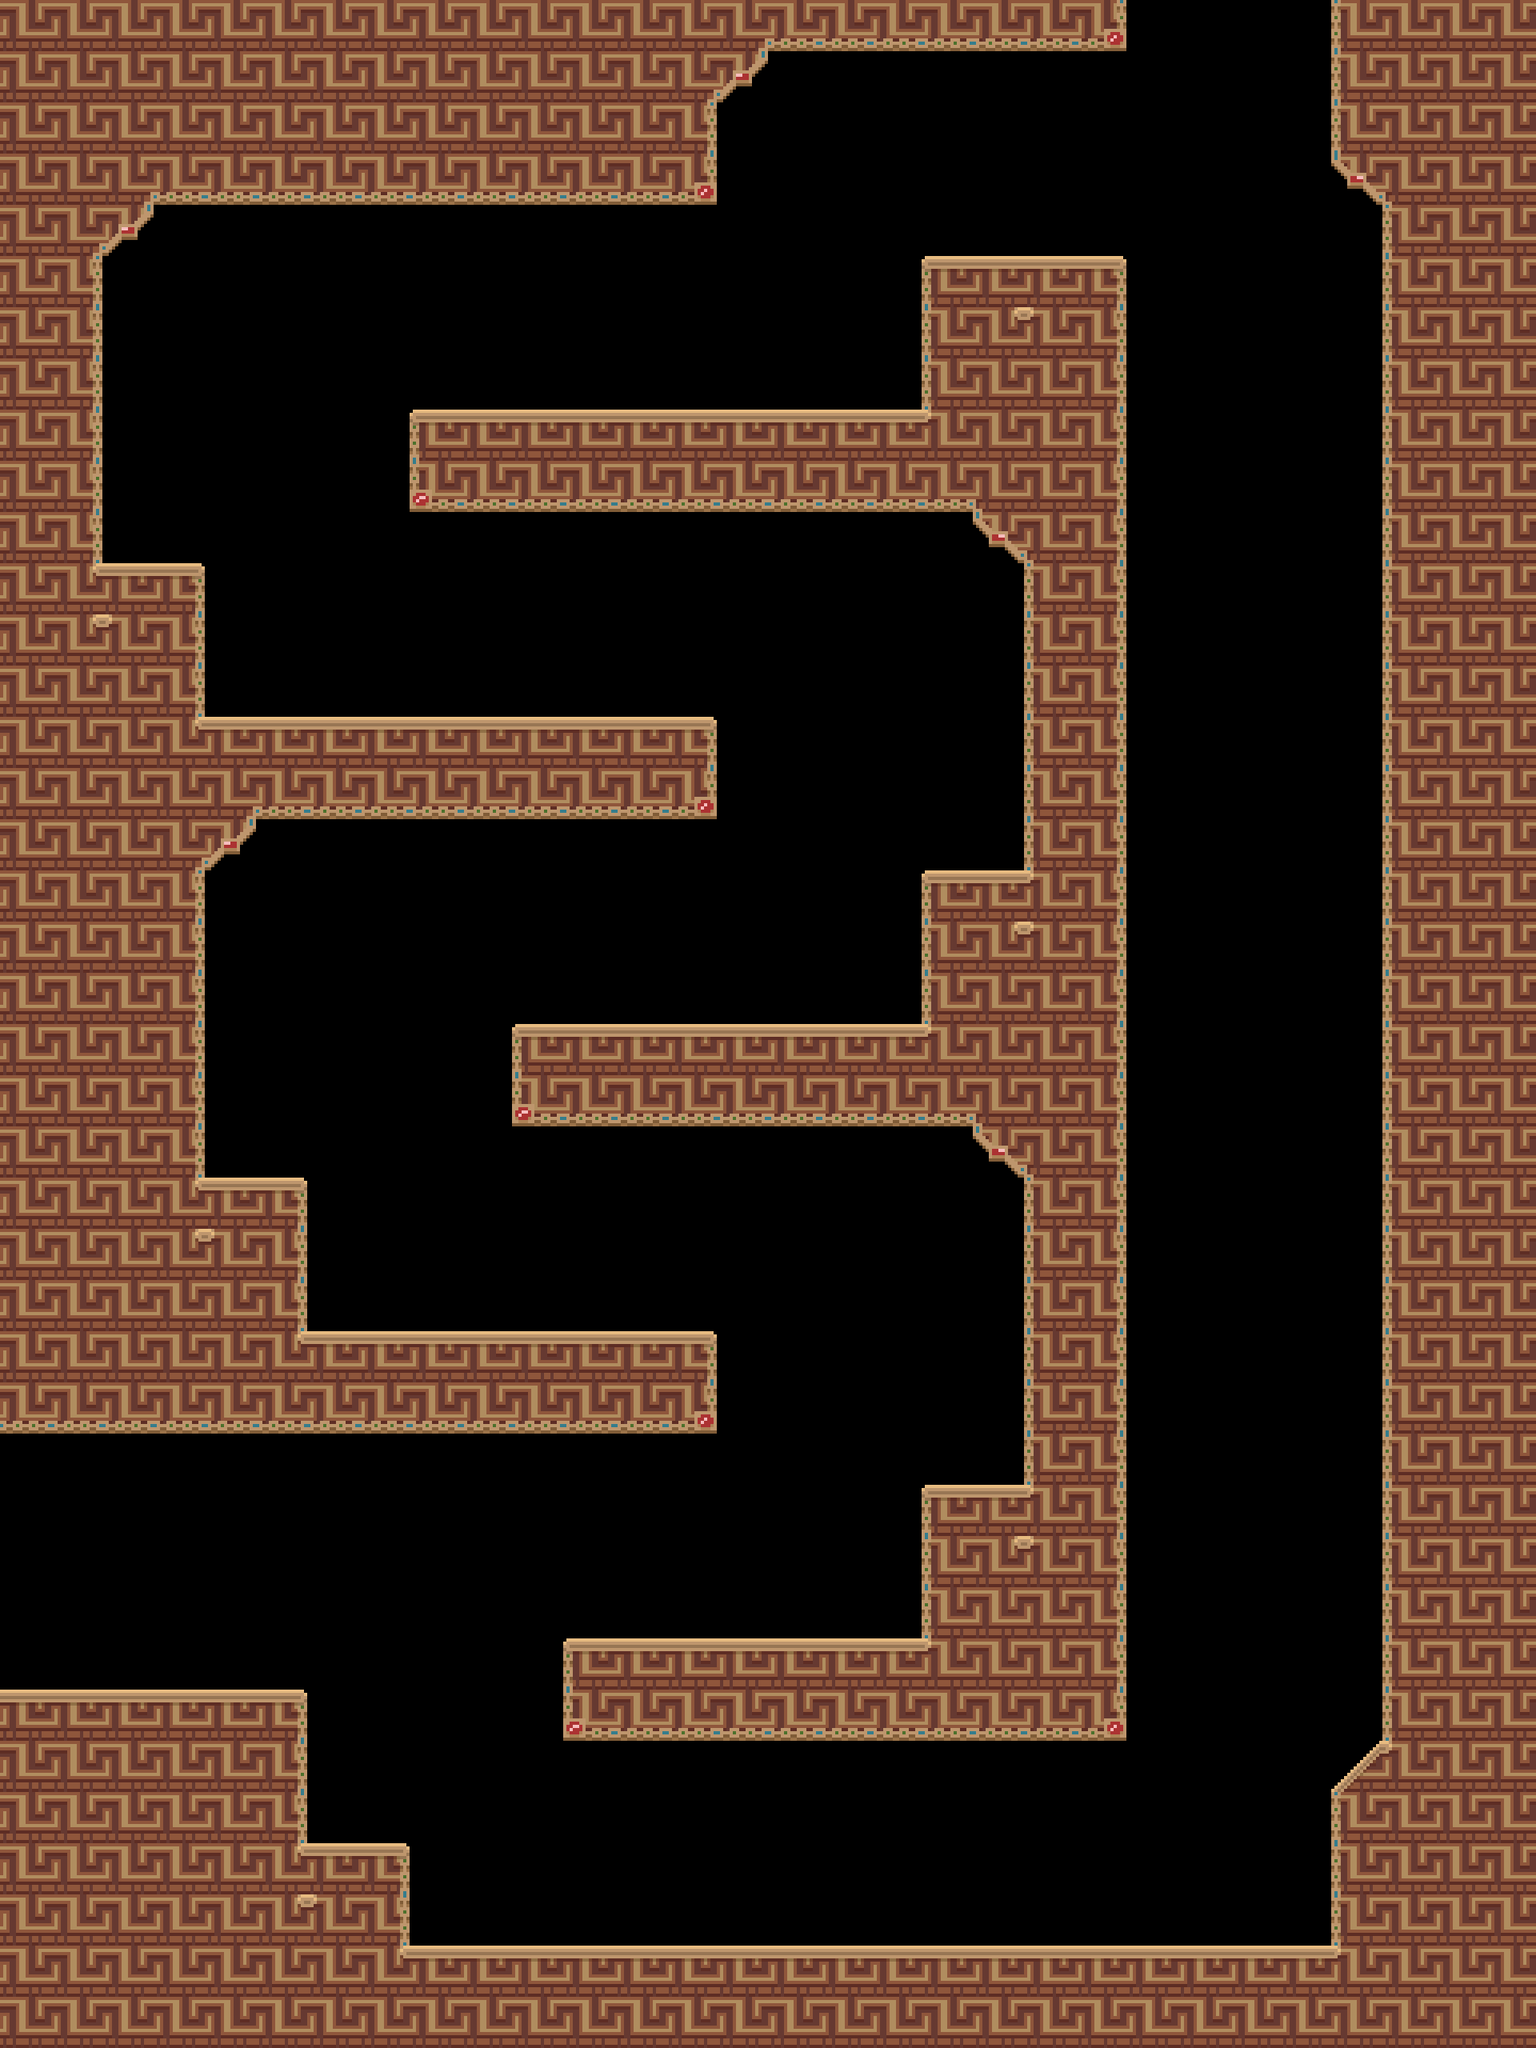

This game map was drawn from its Tiled (.tmx) file and the tilesets committed beside it. A one-line description and the full map source follow:
An orthogonal 30x40 tile map with 64x64 px tiles, 1 tile layer (tiles) and 5 objects (W, N).

<map version="1.4" tiledversion="1.4.3" orientation="orthogonal" renderorder="right-down" width="30" height="40" tilewidth="64" tileheight="64" infinite="0" nextlayerid="5" nextobjectid="8">
 <tileset firstgid="1" source="../tileset2.tsx" />
 <layer id="1" name="tiles" width="30" height="40">
  <data encoding="csv">
11,11,11,11,11,11,11,11,11,11,11,11,11,11,5,20,20,20,20,20,20,21,0,0,0,0,10,11,11,11,
11,11,11,11,11,11,11,11,11,11,11,11,11,5,18,0,0,0,0,0,0,0,0,0,0,0,10,11,11,11,
11,11,11,11,11,11,11,11,11,11,11,11,11,12,0,0,0,0,0,0,0,0,0,0,0,0,10,11,11,11,
11,11,5,20,20,20,20,20,20,20,20,20,20,21,0,0,0,0,0,0,0,0,0,0,0,0,36,6,11,11,
11,5,18,0,0,0,0,0,0,0,0,0,0,0,0,0,0,0,0,0,0,0,0,0,0,0,0,10,11,11,
11,12,0,0,0,0,0,0,0,0,0,0,0,0,0,0,0,0,1,2,2,3,0,0,0,0,0,10,11,11,
11,12,0,0,0,0,0,0,0,0,0,0,0,0,0,0,0,0,10,14,15,12,0,0,0,0,0,10,11,11,
11,12,0,0,0,0,0,0,0,0,0,0,0,0,0,0,0,0,10,11,11,12,0,0,0,0,0,10,11,11,
11,12,0,0,0,0,0,0,1,2,2,2,2,2,2,2,2,2,15,11,11,12,0,0,0,0,0,10,11,11,
11,12,0,0,0,0,0,0,19,20,20,20,20,20,20,20,20,20,20,6,11,12,0,0,0,0,0,10,11,11,
11,12,0,0,0,0,0,0,0,0,0,0,0,0,0,0,0,0,0,36,6,12,0,0,0,0,0,10,11,11,
11,14,2,3,0,0,0,0,0,0,0,0,0,0,0,0,0,0,0,0,10,12,0,0,0,0,0,10,11,11,
11,14,15,12,0,0,0,0,0,0,0,0,0,0,0,0,0,0,0,0,10,12,0,0,0,0,0,10,11,11,
11,11,11,12,0,0,0,0,0,0,0,0,0,0,0,0,0,0,0,0,10,12,0,0,0,0,0,10,11,11,
11,11,11,14,2,2,2,2,2,2,2,2,2,3,0,0,0,0,0,0,10,12,0,0,0,0,0,10,11,11,
11,11,11,11,5,20,20,20,20,20,20,20,20,21,0,0,0,0,0,0,10,12,0,0,0,0,0,10,11,11,
11,11,11,5,18,0,0,0,0,0,0,0,0,0,0,0,0,0,0,0,10,12,0,0,0,0,0,10,11,11,
11,11,11,12,0,0,0,0,0,0,0,0,0,0,0,0,0,0,1,2,15,12,0,0,0,0,0,10,11,11,
11,11,11,12,0,0,0,0,0,0,0,0,0,0,0,0,0,0,10,14,15,12,0,0,0,0,0,10,11,11,
11,11,11,12,0,0,0,0,0,0,0,0,0,0,0,0,0,0,10,11,11,12,0,0,0,0,0,10,11,11,
11,11,11,12,0,0,0,0,0,0,1,2,2,2,2,2,2,2,15,11,11,12,0,0,0,0,0,10,11,11,
11,11,11,12,0,0,0,0,0,0,19,20,20,20,20,20,20,20,20,6,11,12,0,0,0,0,0,10,11,11,
11,11,11,12,0,0,0,0,0,0,0,0,0,0,0,0,0,0,0,36,6,12,0,0,0,0,0,10,11,11,
11,11,11,14,2,3,0,0,0,0,0,0,0,0,0,0,0,0,0,0,10,12,0,0,0,0,0,10,11,11,
11,11,11,14,15,12,0,0,0,0,0,0,0,0,0,0,0,0,0,0,10,12,0,0,0,0,0,10,11,11,
11,11,11,11,11,12,0,0,0,0,0,0,0,0,0,0,0,0,0,0,10,12,0,0,0,0,0,10,11,11,
11,11,11,11,11,14,2,2,2,2,2,2,2,3,0,0,0,0,0,0,10,12,0,0,0,0,0,10,11,11,
20,20,20,20,20,20,20,20,20,20,20,20,20,21,0,0,0,0,0,0,10,12,0,0,0,0,0,10,11,11,
0,0,0,0,0,0,0,0,0,0,0,0,0,0,0,0,0,0,0,0,10,12,0,0,0,0,0,10,11,11,
0,0,0,0,0,0,0,0,0,0,0,0,0,0,0,0,0,0,1,2,15,12,0,0,0,0,0,10,11,11,
0,0,0,0,0,0,0,0,0,0,0,0,0,0,0,0,0,0,10,14,15,12,0,0,0,0,0,10,11,11,
0,0,0,0,0,0,0,0,0,0,0,0,0,0,0,0,0,0,10,11,11,12,0,0,0,0,0,10,11,11,
0,0,0,0,0,0,0,0,0,0,0,1,2,2,2,2,2,2,15,11,11,12,0,0,0,0,0,10,11,11,
2,2,2,2,2,3,0,0,0,0,0,19,20,20,20,20,20,20,20,20,20,21,0,0,0,0,0,10,11,11,
11,11,11,11,11,12,0,0,0,0,0,0,0,0,0,0,0,0,0,0,0,0,0,0,0,0,8,15,11,11,
11,11,11,11,11,12,0,0,0,0,0,0,0,0,0,0,0,0,0,0,0,0,0,0,0,0,10,11,11,11,
11,11,11,11,11,14,2,3,0,0,0,0,0,0,0,0,0,0,0,0,0,0,0,0,0,0,10,11,11,11,
11,11,11,11,11,14,15,12,0,0,0,0,0,0,0,0,0,0,0,0,0,0,0,0,0,0,10,11,11,11,
11,11,11,11,11,11,11,14,2,2,2,2,2,2,2,2,2,2,2,2,2,2,2,2,2,2,15,11,11,11,
11,11,11,11,11,11,11,11,11,11,11,11,11,11,11,11,11,11,11,11,11,11,11,11,11,11,11,11,11,11
</data>
 </layer>
 <objectgroup id="3" name="conx">
  <object id="6" name="W" x="0" y="1792" width="64" height="320" />
  <object id="7" name="N" x="1408" y="0" width="256" height="64" />
 </objectgroup>
 <objectgroup id="4" name="spawns" />
 <objectgroup id="2" name="collision">
  <object id="1" x="0" y="0">
   <polygon points="0,0 1408,0 1408,64 960,64 896,128 896,256 192,256 128,320 128,704 256,704 256,896 896,896 896,1024 320,1024 256,1088 256,1472 384,1472 384,1664 896,1664 896,1792 0,1792" />
  </object>
  <object id="2" x="1664" y="0">
   <polygon points="0,0 256,0 256,2560 -1664,2560 -1664,2112 -1280,2112 -1280,2304 -1152,2304 -1152,2432 0,2432 0,2240 64,2176 64,256 0,192" />
  </object>
  <object id="3" x="1152" y="320">
   <polygon points="0,0 256,0 256,1856 -448,1856 -448,1728 0,1728 0,1536 128,1536 128,1152 64,1088 -512,1088 -512,960 0,960 0,768 128,768 128,384 64,320 -640,320 -640,192 0,192" />
  </object>
 </objectgroup>
</map>
